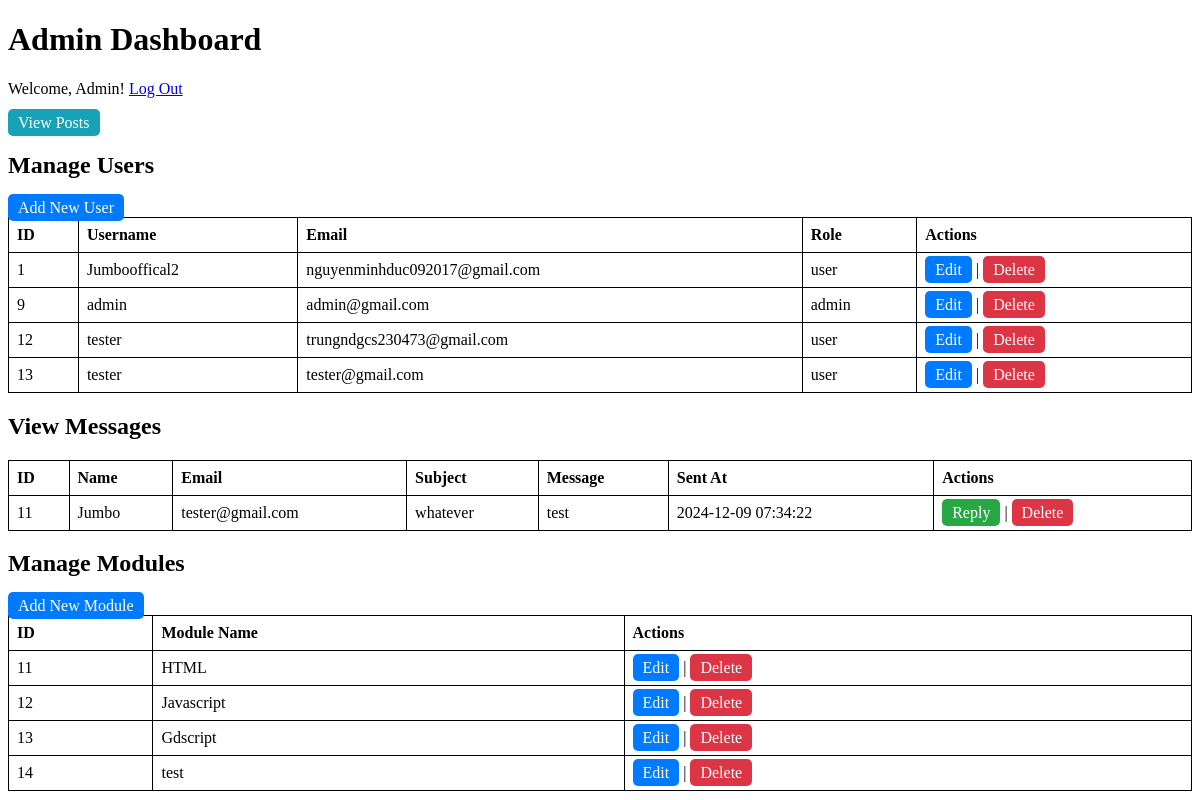
Screenshot of /myblog/admin_dashboard.php (signed in) with the database file from the repository.
### tables this page shows
CREATE TABLE `users` (
  `id` int(11) NOT NULL,
  `username` varchar(50) NOT NULL,
  `email` varchar(100) NOT NULL,
  `password` varchar(255) NOT NULL,
  `created_at` timestamp NOT NULL DEFAULT current_timestamp(),
  `role` enum('admin','user') NOT NULL DEFAULT 'user'
);

CREATE TABLE `messages` (
  `id` int(11) NOT NULL,
  `user_id` int(11) NOT NULL,
  `subject` varchar(255) NOT NULL,
  `message` text NOT NULL,
  `sent_at` timestamp NOT NULL DEFAULT current_timestamp(),
  `student_name` varchar(255) DEFAULT NULL,
  `name` varchar(255) NOT NULL,
  `email` varchar(255) NOT NULL,
  `status` varchar(20) DEFAULT 'unreplied'
);

CREATE TABLE `modules` (
  `id` int(11) NOT NULL,
  `module_name` varchar(255) NOT NULL
);

### myblog/admin_dashboard.php (the view, shortened to what this page needs)
<?php
require 'db.php';
$stmt = $pdo->query("SELECT * FROM users");
$users = $stmt->fetchAll();
$stmt_messages = $pdo->query("SELECT * FROM messages");
$messages = $stmt_messages->fetchAll();
$stmt_modules = $pdo->query("SELECT * FROM modules");
$modules = $stmt_modules->fetchAll();
?>
<!DOCTYPE html>
<html lang="en">
<head>
</head>
<body>
    <h1>Admin Dashboard</h1>
    <p>Welcome, Admin! <a href="logout.php">Log Out</a></p>
    <a href="view_posts.php" class="btn btn-dashboard">View Posts</a>
    <h2>Manage Users</h2>
    <a href="add_user.php" class="btn">Add New User</a>
    <table>
        <tr>
            <th>ID</th>
            <th>Username</th>
            <th>Email</th>
            <th>Role</th>
            <th>Actions</th>
        </tr>
        <?php foreach ($users as $user): ?>
        <tr>
            <td><?php echo htmlspecialchars($user['id']); ?></td>
            <td><?php echo htmlspecialchars($user['username']); ?></td>
            <td><?php echo htmlspecialchars($user['email']); ?></td>
            <td><?php echo htmlspecialchars($user['role']); ?></td>
            <td>
                <a href="edit_user.php?id=<?php echo $user['id']; ?>" class="btn">Edit</a> |
                <a href="delete_user.php?id=<?php echo $user['id']; ?>" class="btn btn-danger" onclick="return confirm('Are you sure you want to delete this user?');">Delete</a>
            </td>
        </tr>
        <?php endforeach; ?>
    </table>
    <h2>View Messages</h2>
    <table>
        <tr>
            <th>ID</th>
            <th>Name</th>
            <th>Email</th>
            <th>Subject</th>
            <th>Message</th>
            <th>Sent At</th>
            <th>Actions</th>
        </tr>
        <?php foreach ($messages as $message): ?>
        <tr>
            <td><?php echo htmlspecialchars($message['id']); ?></td>
            <td><?php echo htmlspecialchars($message['name']); ?></td>
            <td><?php echo htmlspecialchars($message['email']); ?></td>
            <td><?php echo htmlspecialchars($message['subject']); ?></td>
            <td><?php echo htmlspecialchars($message['message']); ?></td>
            <td><?php echo htmlspecialchars($message['sent_at']); ?></td>
            <td>
                <a href="reply_message.php?id=<?php echo $message['id']; ?>" class="btn btn-reply">Reply</a> |
                <a href="delete_message.php?id=<?php echo $message['id']; ?>" class="btn btn-danger" onclick="return confirm('Are you sure you want to delete this message?');">Delete</a>
            </td>
        </tr>
        <?php endforeach; ?>
    </table>
    <h2>Manage Modules</h2>
    <a href="add_module.php" class="btn">Add New Module</a>
    <table>
        <tr>
            <th>ID</th>
            <th>Module Name</th>
            <th>Actions</th>
        </tr>
        <?php foreach ($modules as $module): ?>
        <tr>
            <td><?php echo htmlspecialchars($module['id']); ?></td>
            <td><?php echo htmlspecialchars($module['module_name']); ?></td>
            <td>
                <a href="edit_module.php?id=<?php echo $module['id']; ?>" class="btn">Edit</a> |
                <a href="delete_module.php?id=<?php echo $module['id']; ?>" class="btn btn-danger" onclick="return confirm('Are you sure you want to delete this module?');">Delete</a>
            </td>
        </tr>
        <?php endforeach; ?>
    </table>
</body>
</html>

### myblog/admin_dashboard.php (style rules this page uses)
table { width: 100%; border-collapse: collapse; }
table, th, td { border: 1px solid black; }
th, td { padding: 8px; text-align: left; }
.btn { padding: 5px 10px; background-color: #007bff; color: white; text-decoration: none; border-radius: 5px; }
.btn-danger { background-color: #dc3545; }
.btn-reply { background-color: #28a745; }
.btn-dashboard { background-color: #17a2b8; margin-bottom: 10px; }

### rows the page displays
users: id "1", username "Jumbooffical2", email "nguyenminhduc092017@gmail.com", role "user"
users: id "9", username "admin", email "admin@gmail.com", role "admin"
users: id "12", username "tester", email "trungndgcs230473@gmail.com", role "user"
users: id "13", username "tester", email "tester@gmail.com", role "user"
messages: id "11", name "Jumbo", email "tester@gmail.com", subject "whatever", message "test", sent_at "2024-12-09 07:34:22"
modules: id "11", module_name "HTML"
modules: id "12", module_name "Javascript"
modules: id "13", module_name "Gdscript"
modules: id "14", module_name "test"
